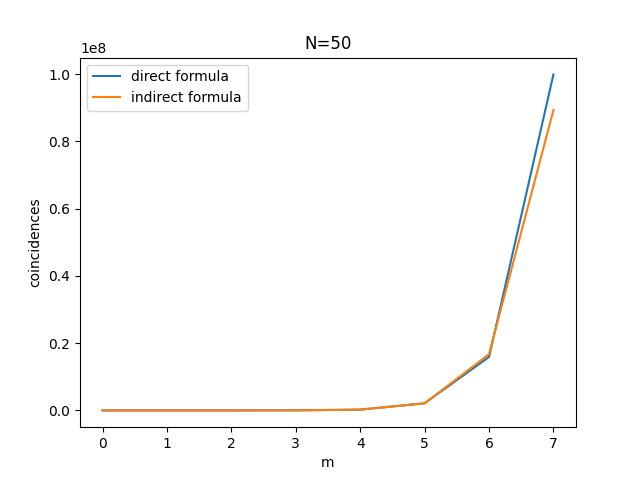

The script that drew this image:
import scipy
import scipy.special
import numpy as np

N = 50
M = N//6

def direct(m):
    def fac(k):
        return scipy.special.factorial(k,exact=False)
    #return choose(N,2) / (choose(m,2)*choose(N-m, 2))
    return fac(N)/(fac(m)*fac(N-m))
    #computing this directly is so difficult because these numbers are so large
    #thus, they cost precision to represent and the error multiplies itself
    #very quickly

def coincidences_approx(m):
    #returns estimate of the number of ways exactly m particles out of N can be excited
    iterations = 100000
    def gen_state(): # represents the energies of all the particles
        bits = np.random.choice(range(N),size=m,replace=False)
        asnum = 0
        for x in bits:
            asnum = asnum | (1 << x)
        return asnum # each is one of many many possible states 

    coin = dict()
    for _ in range(iterations):
        s = gen_state()
        if s in coin:
            coin[s] += 1 
        else:
            coin[s] = 1 
    num_pairs_of_states = lambda num_states: num_states*(num_states-1)/2
    ss = 0
    for x in coin.values():
        ss += num_pairs_of_states(x)
    return num_pairs_of_states(iterations)/ss
    #I understand it now!



coincidences = np.zeros(M)
coincidences2 = np.zeros(M)
for m in range(2,M):
    coincidences[m] = direct(m)
    #the second method, outlined in the hint
    coincidences2[m] = coincidences_approx(m)

import matplotlib.pyplot as plt

plt.plot(np.array(range(M)), coincidences, label="direct formula")
plt.plot(np.array(range(M)), coincidences2, label="indirect formula")
plt.legend()
plt.title("N="+str(N))
plt.xlabel("m")
plt.ylabel("coincidences")
#plt.yscale("log")
plt.show() #it seems that at ~ 5.5 the formula becomes unstable, 
#as that is when it diverges from the coincedences approach
